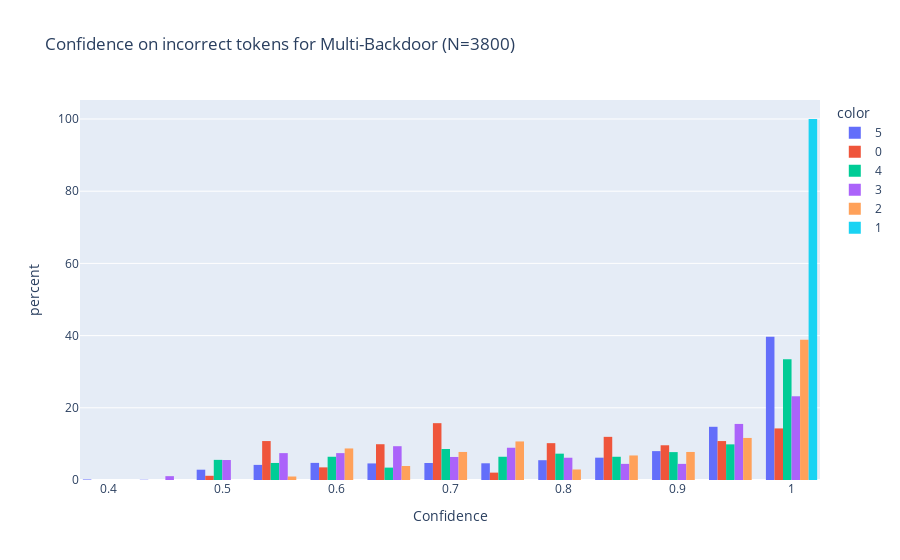

The cell this chart's notebook holds for it:
### Code cell
probs = torch.softmax(logits_missed, dim=-1)
preds = logits_missed.argmax(-1)
incorrect_mask = preds != target_missed
conf_on_incorrect = probs.gather(-1, preds[..., None]).squeeze()[incorrect_mask]
target_group_for_conf = target_group[:, None].masked_select(incorrect_mask.cpu())
print(target_group_for_conf.shape, conf_on_incorrect.shape)
mpu.hist(conf_on_incorrect, nbins=15, color=target_group_for_conf, barmode='group',
         histnorm='percent', labels=dict(value='Confidence'),
         title="Confidence on incorrect tokens for Multi-Backdoor (N=3800)", )

### Figure 1 — Plotly figure (JSON) as saved in the notebook; plotly's stock layout.template omitted (floating-point values rounded to 4 significant figures; data arrays with more than 128 entries replaced by an {"elided": "..."} marker saying what was removed)
{"data": [{"alignmentgroup": "True", "bingroup": "x", "histnorm": "percent", "hovertemplate": "color=5<br>Confidence=%{x}<br>percent=%{y}<extra></extra>", "legendgroup": "5", "marker": {"color": "#636efa", "pattern": {"shape": ""}}, "name": "5", "nbinsx": 15, "offsetgroup": "5", "orientation": "v", "showlegend": true, "type": "histogram", "x": {"elided": "2700 float values"}, "xaxis": "x", "yaxis": "y"}, {"alignmentgroup": "True", "bingroup": "x", "histnorm": "percent", "hovertemplate": "color=0<br>Confidence=%{x}<br>percent=%{y}<extra></extra>", "legendgroup": "0", "marker": {"color": "#EF553B", "pattern": {"shape": ""}}, "name": "0", "nbinsx": 15, "offsetgroup": "0", "orientation": "v", "showlegend": true, "type": "histogram", "x": {"elided": "343 float values"}, "xaxis": "x", "yaxis": "y"}, {"alignmentgroup": "True", "bingroup": "x", "histnorm": "percent", "hovertemplate": "color=4<br>Confidence=%{x}<br>percent=%{y}<extra></extra>", "legendgroup": "4", "marker": {"color": "#00cc96", "pattern": {"shape": ""}}, "name": "4", "nbinsx": 15, "offsetgroup": "4", "orientation": "v", "showlegend": true, "type": "histogram", "x": {"elided": "233 float values"}, "xaxis": "x", "yaxis": "y"}, {"alignmentgroup": "True", "bingroup": "x", "histnorm": "percent", "hovertemplate": "color=3<br>Confidence=%{x}<br>percent=%{y}<extra></extra>", "legendgroup": "3", "marker": {"color": "#ab63fa", "pattern": {"shape": ""}}, "name": "3", "nbinsx": 15, "offsetgroup": "3", "orientation": "v", "showlegend": true, "type": "histogram", "x": {"elided": "470 float values"}, "xaxis": "x", "yaxis": "y"}, {"alignmentgroup": "True", "bingroup": "x", "histnorm": "percent", "hovertemplate": "color=2<br>Confidence=%{x}<br>percent=%{y}<extra></extra>", "legendgroup": "2", "marker": {"color": "#FFA15A", "pattern": {"shape": ""}}, "name": "2", "nbinsx": 15, "offsetgroup": "2", "orientation": "v", "showlegend": true, "type": "histogram", "x": [0.9462, 0.6318, 0.9999, 0.9959, 0.9126, 0.842, 0.9895, 0.9853, 0.7624, 0.7574, 0.6004, 0.7624, 0.9126, 0.842, 0.9895, 0.9462, 0.6318, 0.9999, 0.9959, 0.6199, 0.6004, 0.8389, 0.9422, 0.9998, 0.9991, 0.9422, 0.9998, 0.9991, 0.6771, 0.9999, 0.9959, 0.9176, 0.9998, 0.9422, 0.9998, 0.9991, 0.6004, 0.9853, 0.6004, 0.9126, 0.842, 0.9895, 0.7624, 0.7624, 0.6004, 0.9484, 0.7121, 0.7624, 0.9422, 0.9998, 0.9991, 0.8136, 0.9892, 0.9237, 0.6771, 0.9126, 0.842, 0.9895, 0.9853, 0.9954, 0.9978, 0.9973, 0.9462, 0.6318, 0.9838, 0.988, 0.7624, 0.9484, 0.7121, 0.6004, 0.6771, 0.7574, 0.8079, 0.9999, 0.9959, 0.6771, 0.6004, 0.7624, 0.8389, 0.9462, 0.6318, 0.9822, 0.9422, 0.9998, 0.9991, 0.9422, 0.9998, 0.9991, 0.6771, 0.9176, 0.9998, 0.9176, 0.9998, 0.7624, 0.9822, 0.6199, 0.6771, 0.9838, 0.988, 0.8389, 0.5563, 0.8012, 0.7624], "xaxis": "x", "yaxis": "y"}, {"alignmentgroup": "True", "bingroup": "x", "histnorm": "percent", "hovertemplate": "color=1<br>Confidence=%{x}<br>percent=%{y}<extra></extra>", "legendgroup": "1", "marker": {"color": "#19d3f3", "pattern": {"shape": ""}}, "name": "1", "nbinsx": 15, "offsetgroup": "1", "orientation": "v", "showlegend": true, "type": "histogram", "x": [0.9998], "xaxis": "x", "yaxis": "y"}], "layout": {"bargap": 0.1, "barmode": "group", "legend": {"title": {"text": "color"}, "tracegroupgap": 0}, "title": {"text": "Confidence on incorrect tokens for Multi-Backdoor (N=3800)"}, "xaxis": {"anchor": "y", "domain": [0, 1], "title": {"text": "Confidence"}}, "yaxis": {"anchor": "x", "domain": [0, 1], "title": {"text": "percent"}}}}
